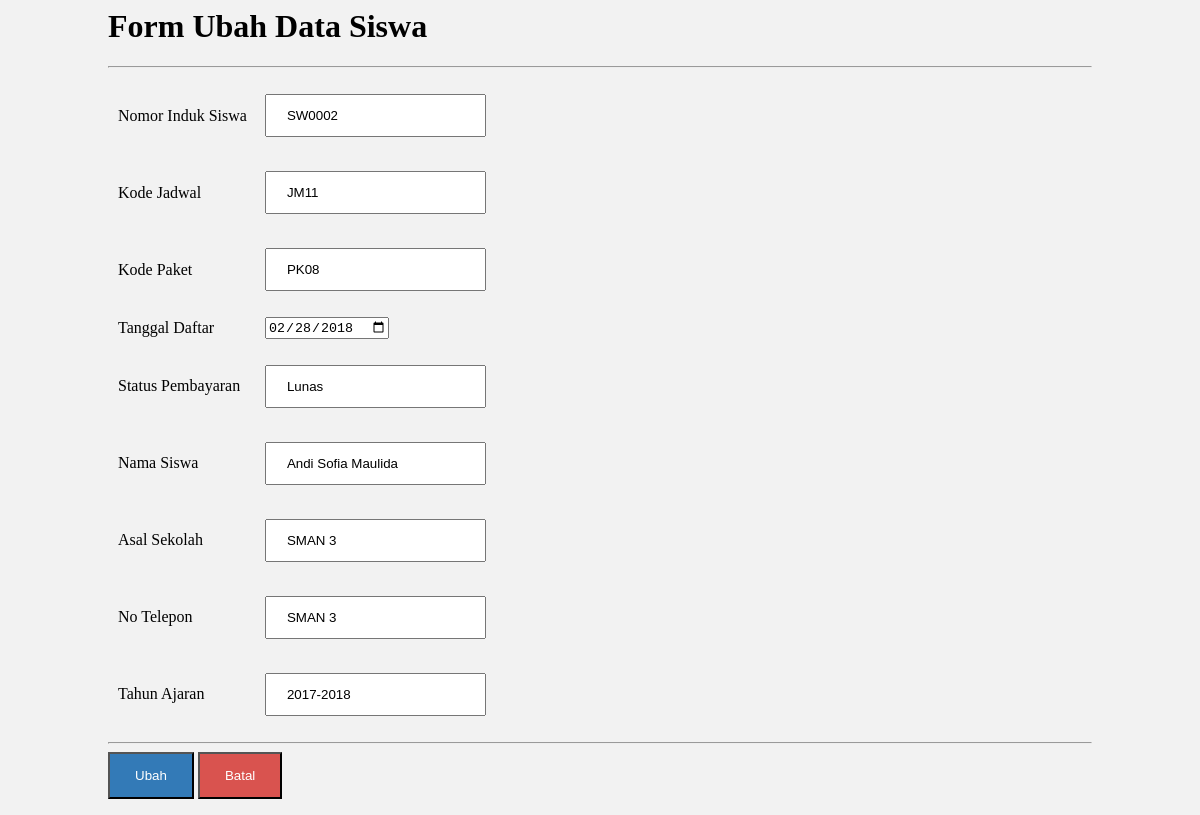
The app's page /siswa/ubah/SW0002 with its own data.
### tables this page shows
CREATE TABLE IF NOT EXISTS `siswa` (
  `NoInduk` varchar(6) NOT NULL,
  `KdJadwal` varchar(8) NOT NULL,
  `KdPaket` varchar(4) NOT NULL,
  `TglDaftar` date NOT NULL,
  `StatusPembayaran` varchar(20) NOT NULL,
  `NamaSiswa` varchar(60) NOT NULL,
  `AsalSekolah` varchar(30) NOT NULL,
  `NoTelepon` varchar(13) NOT NULL,
  `TahunAjaran` varchar(9) NOT NULL
);

### application/controllers/siswa.php (called while the page is built, shortened)
<?php if ( ! defined('BASEPATH')) exit('No direct script access allowed');
class Siswa extends CI_Controller {
	public function __construct(){
		$this->load->model('SiswaModel');
	}
	public function ubah($NoInduk){
		$data['siswa'] = $this->SiswaModel->view_by($NoInduk);
		$this->load->view('siswa/form_ubah', $data);
	}
}

### index.php (called while the page is built, shortened)
<?php
require_once BASEPATH.'core/CodeIgniter.php';

### application/models/SiswaModel.php (called while the page is built, shortened)
<?php if ( ! defined('BASEPATH')) exit('No direct script access allowed');
class SiswaModel extends CI_Model {
	public function view_by($NoInduk){
		$this->db->where('NoInduk', $NoInduk);
		return $this->db->get('siswa')->row();
	}
}

### application/views/siswa/form_ubah.php (the view, shortened to what this page needs)
<html>
	<head>
		<link href="<?php echo base_url('library/css/FormUbah.css')?>" rel="stylesheet">
	</head>
	<body>
		<h1>Form Ubah Data Siswa</h1>
		<hr>
		<?php echo form_open("siswa/ubah/".$siswa->NoInduk); ?>
			<table cellpadding="8">
				<tr>
					<td>Nomor Induk Siswa</td>
					<td><input size="6" type="text" name="input_NoInduk" placeholder="Harus diawali SW dan diikuti 4 angka dibelakangnya" value="<?php echo set_value('input_NoInduk', $siswa->NoInduk); ?>"></td>
				</tr>
				<tr>
					<td>Kode Jadwal</td>
					<td><input size="8" type="text" name="input_KdJadwal" placeholder="Harus diawali J, diikuti waktu kelas, tingkatan kelas yang ditempuh" value="<?php echo set_value('input_KdJadwal', $siswa->KdJadwal); ?>"></td>
				</tr>
				<tr>
					<td>Kode Paket</td>
					<td><input size="4" type="text" name="input_KdPaket" placeholder="Harus diawali PK dan diikuti 2 angka dibelakangnya" value="<?php echo set_value('input_KdPaket', $siswa->KdPaket); ?>"></td>
				</tr>
				<tr>
					<td>Tanggal Daftar</td>
					<td><input type="date" name="input_TglDaftar" placeholder="Berisi tanggal daftar siswa" value="<?php echo set_value('input_TglDaftar', $siswa->TglDaftar); ?>"></td>
				</tr>
				<tr>
					<td>Status Pembayaran</td>
					<td><input type="text" name="input_StatusPembayaran" placeholder="Berisi status pembayaran siswa apakah lunas atau belum lunas" value="<?php echo set_value('input_StatusPembayaran',  $siswa->StatusPembayaran); ?>"></td>
				</tr>
				<tr>
					<td>Nama Siswa</td>
					<td><input type="text" name="input_NamaSiswa" placeholder="Berisi nama siswa" value="<?php echo set_value('input_NamaSiswa', $siswa->NamaSiswa); ?>"></td>
				</tr>
				<tr>
					<td>Asal Sekolah</td>
					<td><input type="text" name="input_AsalSekolah" placeholder="Berisi asal sekolah siswa" value="<?php echo set_value('input_AsalSekolah', $siswa->AsalSekolah); ?>"></td>
				</tr>
				<tr>
					<td>No Telepon</td>
					<td><input type="text" name="input_NoTelepon" placeholder="Berisi nomor telepon siswa" value="<?php echo set_value('input_NoTelepon', $siswa->AsalSekolah); ?>"></td>
				</tr>
				<tr>
					<td>Tahun Ajaran</td>
					<td><input type="text" name="input_TahunAjaran" placeholder="Berisi tahun ajaran siswa" value="<?php echo set_value('input_TahunAjaran', $siswa->TahunAjaran); ?>"></td>
				</tr>
			</table>
			<hr>
			<input class="btn_simpan" type="submit" name="submit" value="Ubah">
			<a href="<?php echo base_url(); ?>">
			<input class="btn_batal" type="button" value="Batal"></a>
		<?php echo form_close(); ?>
	</body>
</html>

### library/css/FormUbah.css (style rules this page uses)
input[type=text] { width: 100%; padding: 12px 20px; margin: 8px 0; box-sizing: border-box; }
body { padding-left: 100px; padding-right: 100px; border-radius: 5px; background-color: #f2f2f2; }
.btn_simpan { background-color: #337ab7; color: white; padding: 14px 25px; text-align: center; text-decoration: none; display: inline-block; }
.btn_batal { background-color: #d9534f; color: white; padding: 14px 25px; text-align: center; text-decoration: none; }

### records on screen
siswa: input_NoInduk "SW0002", input_KdJadwal "JM11", input_KdPaket "PK08", input_TglDaftar "02/28/2018", input_StatusPembayaran "Lunas", input_NamaSiswa "Andi Sofia Maulida", input_AsalSekolah "SMAN 3", input_NoTelepon "SMAN 3", input_TahunAjaran "2017-2018"
